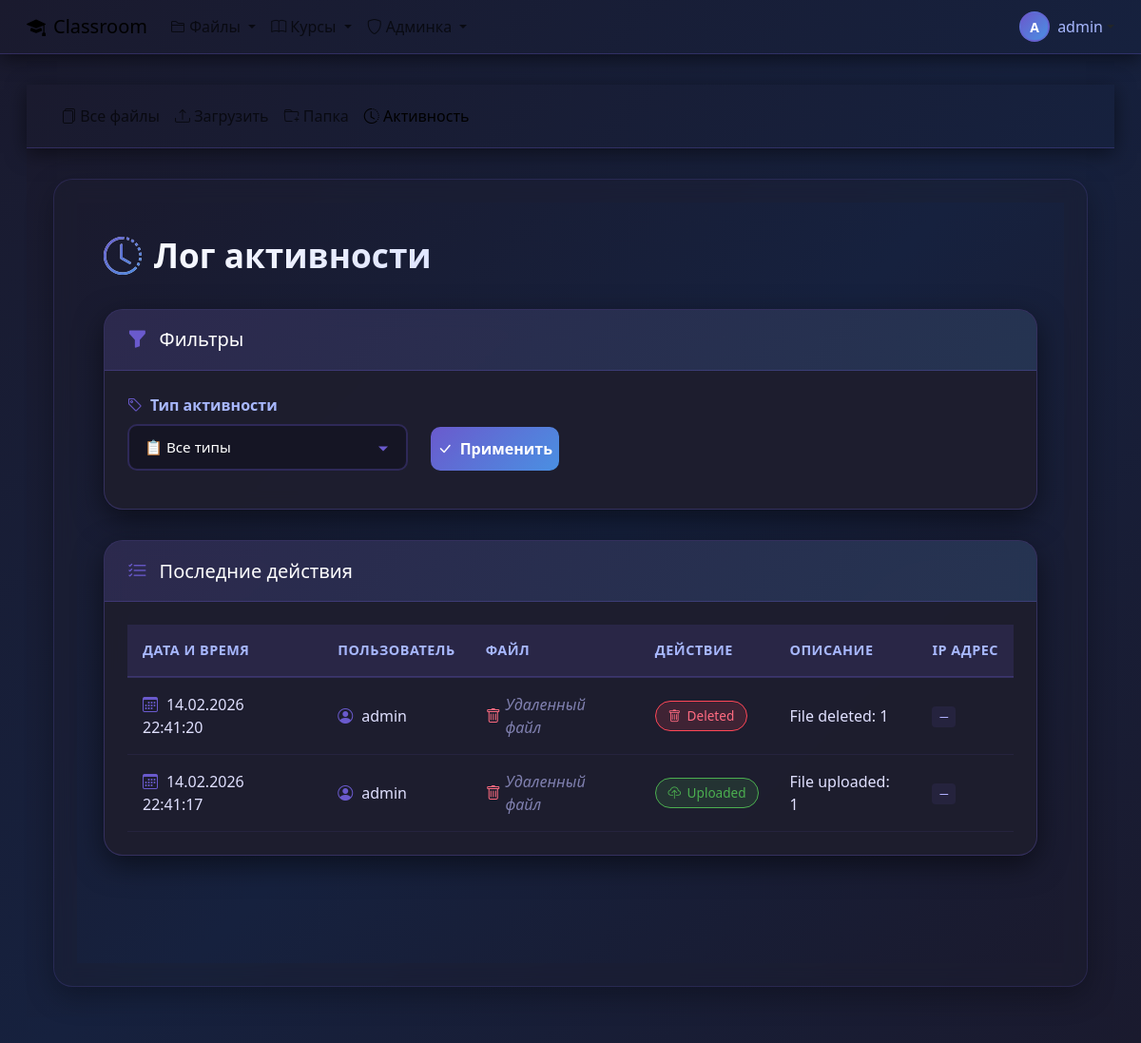
Page /files/activity/ (signed in) on the earlier database version.
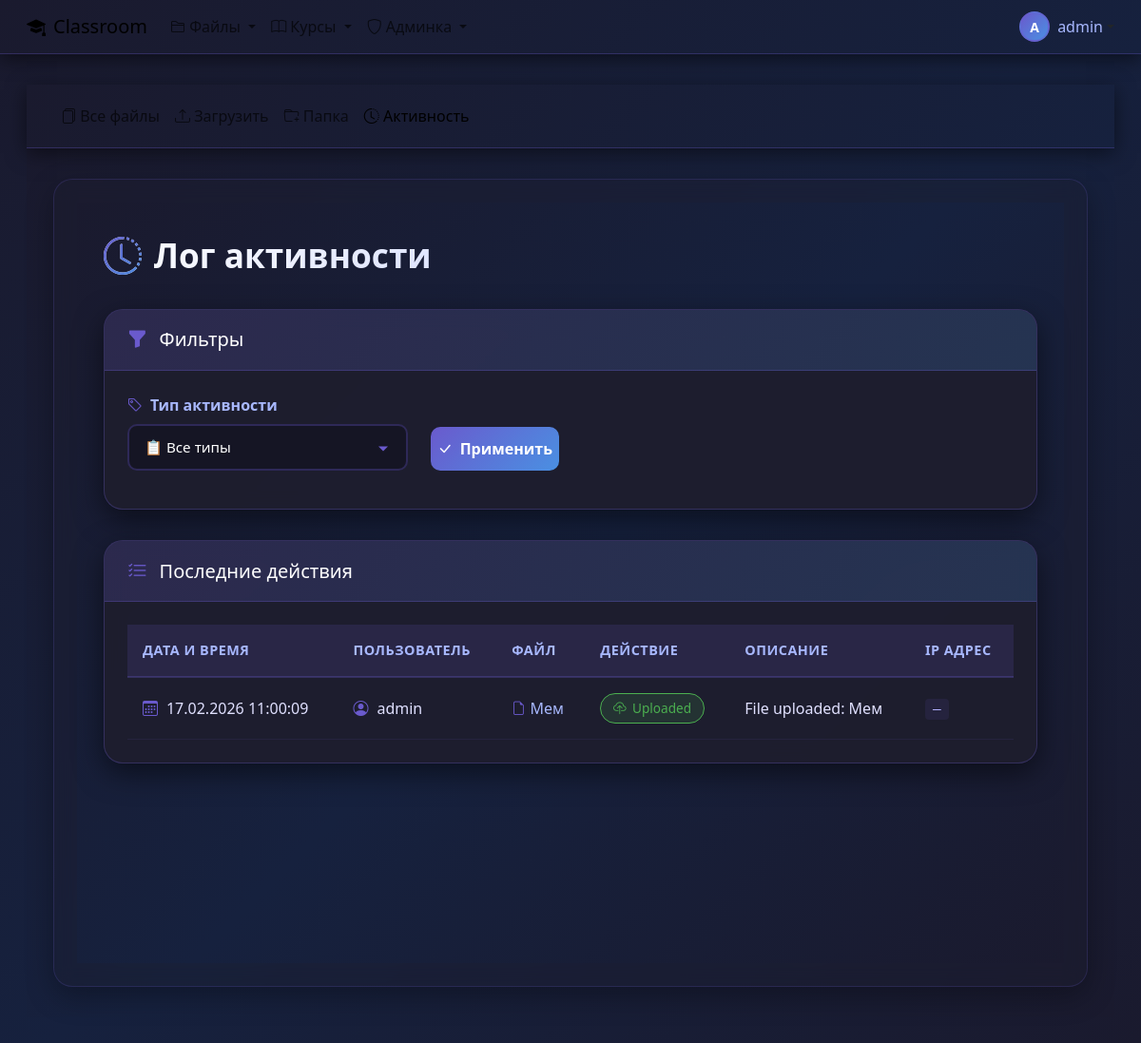
Same page on the later database version.
### file_manager/models.py (models this page shows, shortened)
class FileActivity(models.Model ):
    ACTIVITY_TYPES =[
   ('upload','Uploaded'),
   ('download','Downloaded'),
   ('view','Viewed'),
   ('edit','Edited'),
   ('delete','Deleted'),
   ('share','Shared'),
   ('comment','Commented'),
   ('version_create','Created new version'),
   ('favorite_add','Added to favorites'),
   ('favorite_remove','Removed from favorites'),
    ]
    file =models.ForeignKey(
    File ,
    on_delete =models.SET_NULL ,
    null =True ,
    blank =True ,
    related_name ='activities'
    )
    user =models.ForeignKey(
    User ,
    on_delete =models.CASCADE ,
    related_name ='file_activities'
    )
    activity_type =models.CharField(max_length =20 ,choices =ACTIVITY_TYPES )
    description =models.TextField(blank =True )
    created_at =models.DateTimeField(auto_now_add =True )
    ip_address =models.GenericIPAddressField(null =True ,blank =True )
    class Meta :
        ordering =['-created_at']
        verbose_name ='Активность с файлом'
        verbose_name_plural ='Активность с файлами'
        indexes =[
        models.Index(fields =['user','-created_at']),
        models.Index(fields =['activity_type','-created_at']),
        ]

class File(models.Model ):
    FILE_TYPE_CHOICES =[
   ('pdf','PDF Document'),
   ('txt','Text File'),
   ('docx','Word Document'),
   ('xlsx','Excel Spreadsheet'),
   ('pptx','PowerPoint Presentation'),
   ('jpg','JPEG Image'),
   ('png','PNG Image'),
   ('mp4','Video MP4'),
   ('mp3','Audio MP3'),
   ('zip','Archive ZIP'),
   ('other','Other'),
    ]
    VISIBILITY_CHOICES =[
   ('private','Private - Только я'),
   ('shared','Shared - С определенными пользователями'),
   ('public','Public - Все пользователи'),
    ]
    title =models.CharField(max_length =255 )
    description =models.TextField(blank =True )
    file =models.FileField(upload_to =file_upload_path )
    file_type =models.CharField(max_length =10 ,choices =FILE_TYPE_CHOICES ,default ='other')
    file_size =models.BigIntegerField(default =0 )
    uploaded_by =models.ForeignKey(
    User ,
    on_delete =models.CASCADE ,
    related_name ='uploaded_files'
    )
    uploaded_at =models.DateTimeField(auto_now_add =True )
    updated_at =models.DateTimeField(auto_now =True )
    version =models.IntegerField(default =1 )
    category =models.ForeignKey(
    FileCategory ,
    on_delete =models.SET_NULL ,
    null =True ,
    blank =True ,
    related_name ='files'
    )
    tags =models.ManyToManyField(Tag ,blank =True ,related_name ='files')
    folder =models.ForeignKey(
    'self',
    on_delete =models.CASCADE ,
    null =True ,
    blank =True ,
    related_name ='subfiles',
    limit_choices_to ={'is_folder':True }
    )
    is_folder =models.BooleanField(default =False )
    visibility =models.CharField(
    max_length =10 ,
    choices =VISIBILITY_CHOICES ,
    default ='private'
    )
    shared_with =models.ManyToManyField(
    User ,
    blank =True ,
    related_name ='shared_files'
    )
    extracted_text =models.TextField(blank =True ,null =True )
    has_preview =models.BooleanField(default =False )
    favorite =models.ManyToManyField(
    User ,
    blank =True ,
    related_name ='favorite_files'
    )
    download_count =models.IntegerField(default =0 )
    class Meta :
        ordering =['-uploaded_at']
        verbose_name ='Файл'
        verbose_name_plural ='Файлы'
        indexes =[
        models.Index(fields =['uploaded_by','-uploaded_at']),
        models.Index(fields =['file_type']),
        models.Index(fields =['visibility']),
        models.Index(fields =['extracted_text']),
        ]

### file_manager/views.py (the view)
# urls.py: path('activity/',views.activity_log ,name ='activity_log'),
@login_required
def activity_log(request ):
    activities =FileActivity.objects.filter(user =request.user ).select_related('file','user')
    activity_type =request.GET.get('activity_type')
    if activity_type :
        activities =activities.filter(activity_type =activity_type )
    paginator =Paginator(activities ,20 )
    page_number =request.GET.get('page')
    page_obj =paginator.get_page(page_number )
    context ={
    'page_obj':page_obj ,
    'activity_types':FileActivity.ACTIVITY_TYPES ,
    'selected_activity_type':activity_type ,
    }
    return render(request ,'file_manager/activity_log.html',context )

### classroom_core/models.py (called while the page is built)
    def is_teacher(self):
        return self.role == 'teacher'

    def is_staff(self):
        return self.role == 'staff'

### templates/file_manager/activity_log.html (shortened to what the changed rows need)
{% extends "file_manager/base_files.html" %}
{% block files_content %}
<div class="dark-theme-log">
    <div class="container">
        <div class="page-header">
            <h1 class="page-title">
                <i class="bi bi-clock-history"></i>
                Лог активности
            </h1>
        </div>
        <div class="row">
            <div class="col-lg-12">
                <div class="log-card">
                    <div class="card-body-custom">
                        {% if page_obj %}
                        <div class="table-responsive">
                            <table class="log-table">
                                <thead>
                                    <tr>
                                        <th>Дата и время</th>
                                        <th>Пользователь</th>
                                        <th>Файл</th>
                                        <th>Действие</th>
                                        <th>Описание</th>
                                        <th>IP адрес</th>
                                    </tr>
                                </thead>
                                <tbody>
                                    {% for activity in page_obj %}
                                    <tr>
                                        <td data-label="Дата и время">
                                            <i class="bi bi-calendar3" style="color: #6a5acd; margin-right: 0.3rem;"></i>
                                            {{ activity.created_at|date:"d.m.Y H:i:s" }}
                                        </td>
                                        <td data-label="Пользователь">
                                            <i class="bi bi-person-circle" style="color: #6a5acd; margin-right: 0.3rem;"></i>
                                            {{ activity.user.username }}
                                        </td>
                                        <td data-label="Файл">
                                            {% if activity.file %}
                                            <a href="{% url 'file_manager:file_detail' activity.file.id %}" class="file-link">
                                                <i class="bi bi-file-earmark"></i>
                                                {{ activity.file.title }}
                                            </a>
                                            {% else %}
                                            <span class="deleted-file">
                                                <i class="bi bi-trash"></i>
                                                Удаленный файл
                                            </span>
                                            {% endif %}
                                        </td>
                                        <td data-label="Действие">
                                            {% with type=activity.activity_type %}
                                            <span class="activity-badge
                                                {% if type == 'upload' %}badge-upload
                                                {% elif type == 'download' %}badge-download
                                                {% elif type == 'delete' %}badge-delete
                                                {% elif type == 'edit' %}badge-edit
                                                {% elif type == 'view' %}badge-view
                                                {% elif type == 'share' %}badge-share
                                                {% endif %}">
                                                <i class="bi
                                                    {% if type == 'upload' %}bi-cloud-upload
                                                    {% elif type == 'download' %}bi-cloud-download
                                                    {% elif type == 'delete' %}bi-trash
                                                    {% elif type == 'edit' %}bi-pencil
                                                    {% elif type == 'view' %}bi-eye
                                                    {% elif type == 'share' %}bi-share
                                                    {% endif %}">
                                                </i>
                                                {{ activity.get_activity_type_display }}
                                            </span>
                                            {% endwith %}
                                        </td>
                                        <td data-label="Описание">{{ activity.description }}</td>
                                        <td data-label="IP адрес">
                                            <span class="ip-address">{{ activity.ip_address|default:"—" }}</span>
                                        </td>
                                    </tr>
                                    {% endfor %}
                                </tbody>
                            </table>
                        </div>
                        {% else %}
                        <div class="empty-state">
                            <i class="bi bi-inbox"></i>
                            <p>Нет записей в логе</p>
                        </div>
                        {% endif %}
                    </div>
                </div>
            </div>
        </div>
    </div>
</div>
{% endblock %}

Differences in the rows shown:
no longer on this page (row edited): FileActivity: created_at "14.02.2026 22:41:20", user.username "admin", shows "Удаленный файл", activity_type "Deleted", description "File deleted: 1", ip_address "—"
no longer on this page (row edited): FileActivity: created_at "14.02.2026 22:41:17", user.username "admin", shows "Удаленный файл", activity_type "Uploaded", description "File uploaded: 1", ip_address "—"
added FileActivity: created_at "17.02.2026 11:00:09", user.username "admin", file "Мем", activity_type "Uploaded", description "File uploaded: Мем", ip_address "—"
